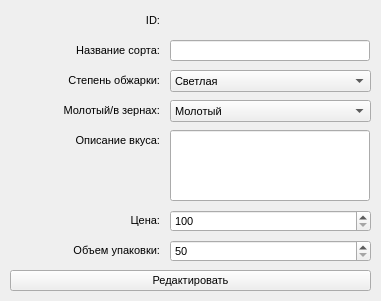
<?xml version="1.0" encoding="UTF-8"?>
<ui version="4.0">
 <class>Form</class>
 <widget class="QWidget" name="Form">
  <property name="geometry">
   <rect>
    <x>0</x>
    <y>0</y>
    <width>381</width>
    <height>301</height>
   </rect>
  </property>
  <property name="font">
   <font>
    <pointsize>8</pointsize>
   </font>
  </property>
  <property name="windowTitle">
   <string>Редактировать</string>
  </property>
  <widget class="QPushButton" name="btn_add">
   <property name="geometry">
    <rect>
     <x>10</x>
     <y>270</y>
     <width>361</width>
     <height>21</height>
    </rect>
   </property>
   <property name="text">
    <string>Редактировать</string>
   </property>
  </widget>
  <widget class="QLabel" name="label_8">
   <property name="geometry">
    <rect>
     <x>10</x>
     <y>10</y>
     <width>150</width>
     <height>20</height>
    </rect>
   </property>
   <property name="layoutDirection">
    <enum>Qt::LeftToRight</enum>
   </property>
   <property name="text">
    <string>ID:</string>
   </property>
   <property name="alignment">
    <set>Qt::AlignRight|Qt::AlignTrailing|Qt::AlignVCenter</set>
   </property>
  </widget>
  <widget class="QLabel" name="print_id">
   <property name="geometry">
    <rect>
     <x>170</x>
     <y>10</y>
     <width>201</width>
     <height>21</height>
    </rect>
   </property>
   <property name="font">
    <font>
     <pointsize>10</pointsize>
     <weight>75</weight>
     <italic>true</italic>
     <bold>true</bold>
    </font>
   </property>
   <property name="text">
    <string/>
   </property>
  </widget>
  <widget class="QLabel" name="label_7">
   <property name="geometry">
    <rect>
     <x>10</x>
     <y>240</y>
     <width>150</width>
     <height>20</height>
    </rect>
   </property>
   <property name="layoutDirection">
    <enum>Qt::LeftToRight</enum>
   </property>
   <property name="text">
    <string>Oбъем упаковки:</string>
   </property>
   <property name="alignment">
    <set>Qt::AlignRight|Qt::AlignTrailing|Qt::AlignVCenter</set>
   </property>
  </widget>
  <widget class="QLabel" name="label_2">
   <property name="geometry">
    <rect>
     <x>10</x>
     <y>40</y>
     <width>150</width>
     <height>20</height>
    </rect>
   </property>
   <property name="layoutDirection">
    <enum>Qt::LeftToRight</enum>
   </property>
   <property name="text">
    <string>Hазвание сорта:</string>
   </property>
   <property name="alignment">
    <set>Qt::AlignRight|Qt::AlignTrailing|Qt::AlignVCenter</set>
   </property>
  </widget>
  <widget class="QComboBox" name="input_zerna">
   <property name="geometry">
    <rect>
     <x>170</x>
     <y>100</y>
     <width>201</width>
     <height>22</height>
    </rect>
   </property>
   <item>
    <property name="text">
     <string>Молотый</string>
    </property>
   </item>
   <item>
    <property name="text">
     <string>В зернах</string>
    </property>
   </item>
  </widget>
  <widget class="QLabel" name="label_4">
   <property name="geometry">
    <rect>
     <x>10</x>
     <y>100</y>
     <width>150</width>
     <height>20</height>
    </rect>
   </property>
   <property name="layoutDirection">
    <enum>Qt::LeftToRight</enum>
   </property>
   <property name="text">
    <string>Mолотый/в зернах:</string>
   </property>
   <property name="alignment">
    <set>Qt::AlignRight|Qt::AlignTrailing|Qt::AlignVCenter</set>
   </property>
  </widget>
  <widget class="QLabel" name="label_3">
   <property name="geometry">
    <rect>
     <x>10</x>
     <y>70</y>
     <width>150</width>
     <height>20</height>
    </rect>
   </property>
   <property name="layoutDirection">
    <enum>Qt::LeftToRight</enum>
   </property>
   <property name="text">
    <string>Cтепень обжарки:</string>
   </property>
   <property name="alignment">
    <set>Qt::AlignRight|Qt::AlignTrailing|Qt::AlignVCenter</set>
   </property>
  </widget>
  <widget class="QSpinBox" name="input_price">
   <property name="geometry">
    <rect>
     <x>170</x>
     <y>210</y>
     <width>201</width>
     <height>22</height>
    </rect>
   </property>
   <property name="minimum">
    <number>100</number>
   </property>
   <property name="maximum">
    <number>1000</number>
   </property>
  </widget>
  <widget class="QLineEdit" name="input_name">
   <property name="geometry">
    <rect>
     <x>170</x>
     <y>40</y>
     <width>200</width>
     <height>21</height>
    </rect>
   </property>
  </widget>
  <widget class="QLabel" name="label_6">
   <property name="geometry">
    <rect>
     <x>10</x>
     <y>210</y>
     <width>150</width>
     <height>20</height>
    </rect>
   </property>
   <property name="layoutDirection">
    <enum>Qt::LeftToRight</enum>
   </property>
   <property name="text">
    <string>Цена:</string>
   </property>
   <property name="alignment">
    <set>Qt::AlignRight|Qt::AlignTrailing|Qt::AlignVCenter</set>
   </property>
  </widget>
  <widget class="QLineEdit" name="input_info">
   <property name="geometry">
    <rect>
     <x>170</x>
     <y>130</y>
     <width>200</width>
     <height>71</height>
    </rect>
   </property>
   <property name="alignment">
    <set>Qt::AlignLeading|Qt::AlignLeft|Qt::AlignTop</set>
   </property>
  </widget>
  <widget class="QSpinBox" name="input_v">
   <property name="geometry">
    <rect>
     <x>170</x>
     <y>240</y>
     <width>201</width>
     <height>22</height>
    </rect>
   </property>
   <property name="minimum">
    <number>50</number>
   </property>
   <property name="maximum">
    <number>500</number>
   </property>
   <property name="singleStep">
    <number>50</number>
   </property>
  </widget>
  <widget class="QLabel" name="label_5">
   <property name="geometry">
    <rect>
     <x>10</x>
     <y>130</y>
     <width>150</width>
     <height>20</height>
    </rect>
   </property>
   <property name="layoutDirection">
    <enum>Qt::LeftToRight</enum>
   </property>
   <property name="text">
    <string>Oписание вкуса:</string>
   </property>
   <property name="alignment">
    <set>Qt::AlignRight|Qt::AlignTrailing|Qt::AlignVCenter</set>
   </property>
  </widget>
  <widget class="QComboBox" name="input_stepeni">
   <property name="geometry">
    <rect>
     <x>170</x>
     <y>70</y>
     <width>201</width>
     <height>22</height>
    </rect>
   </property>
   <item>
    <property name="text">
     <string>Светлая</string>
    </property>
   </item>
   <item>
    <property name="text">
     <string>Средняя</string>
    </property>
   </item>
   <item>
    <property name="text">
     <string>Темная</string>
    </property>
   </item>
  </widget>
 </widget>
 <resources/>
 <connections/>
</ui>
